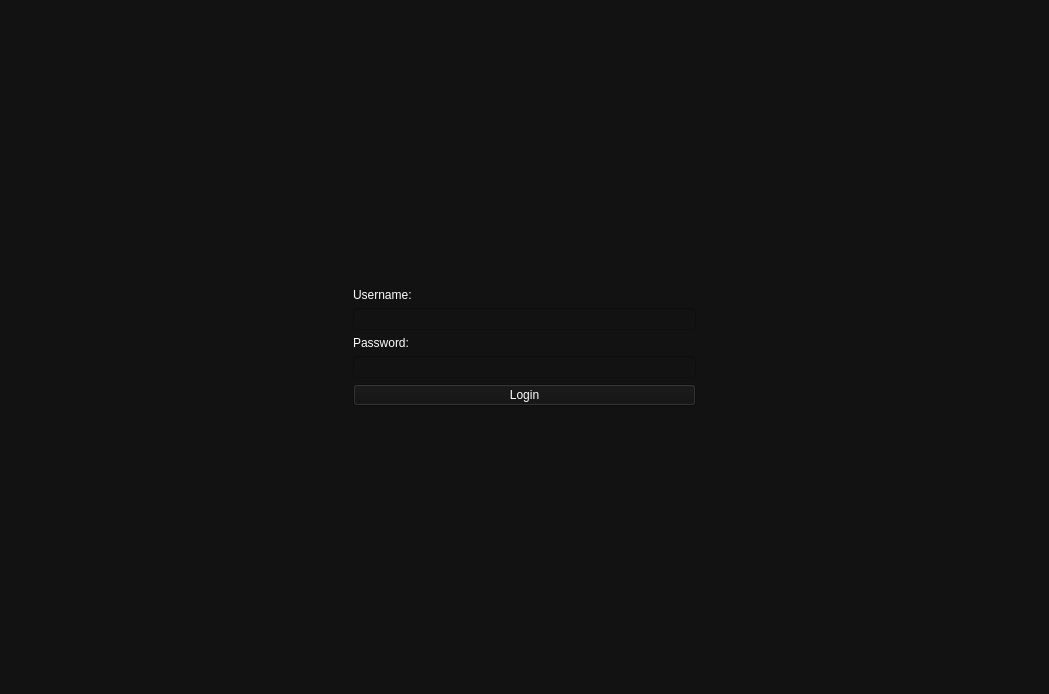
<?xml version="1.0" encoding="UTF-8"?>
<ui version="4.0">
 <class>Login</class>
 <widget class="QWidget" name="Login">
  <property name="geometry">
   <rect>
    <x>0</x>
    <y>0</y>
    <width>1049</width>
    <height>694</height>
   </rect>
  </property>
  <property name="windowTitle">
   <string>Login</string>
  </property>
  <property name="styleSheet">
   <string notr="true">background-color: rgb(18, 18, 18);
color:white</string>
  </property>
  <layout class="QGridLayout" name="gridLayout">
   <item row="0" column="0">
    <layout class="QGridLayout" name="gridLayoutLogin">
     <property name="sizeConstraint">
      <enum>QLayout::SizeConstraint::SetMaximumSize</enum>
     </property>
     <item row="0" column="1">
      <spacer name="verticalSpacerTopLogin">
       <property name="orientation">
        <enum>Qt::Orientation::Vertical</enum>
       </property>
       <property name="sizeHint" stdset="0">
        <size>
         <width>20</width>
         <height>40</height>
        </size>
       </property>
      </spacer>
     </item>
     <item row="1" column="0">
      <spacer name="horizontalSpacerLeftLogin">
       <property name="orientation">
        <enum>Qt::Orientation::Horizontal</enum>
       </property>
       <property name="sizeHint" stdset="0">
        <size>
         <width>40</width>
         <height>20</height>
        </size>
       </property>
      </spacer>
     </item>
     <item row="1" column="2">
      <spacer name="horizontalSpacerRightLogin">
       <property name="orientation">
        <enum>Qt::Orientation::Horizontal</enum>
       </property>
       <property name="sizeHint" stdset="0">
        <size>
         <width>40</width>
         <height>20</height>
        </size>
       </property>
      </spacer>
     </item>
     <item row="2" column="1">
      <spacer name="verticalSpacerBottomLogin">
       <property name="orientation">
        <enum>Qt::Orientation::Vertical</enum>
       </property>
       <property name="sizeHint" stdset="0">
        <size>
         <width>20</width>
         <height>40</height>
        </size>
       </property>
      </spacer>
     </item>
     <item row="1" column="1">
      <layout class="QVBoxLayout" name="verticalLayoutLogin">
       <item>
        <widget class="QLabel" name="labelUsernameLogin">
         <property name="text">
          <string>Username:</string>
         </property>
        </widget>
       </item>
       <item>
        <widget class="QLineEdit" name="lineEditUsernameLogin"/>
       </item>
       <item>
        <widget class="QLabel" name="labelPasswordLogin">
         <property name="text">
          <string>Password:</string>
         </property>
        </widget>
       </item>
       <item>
        <widget class="QLineEdit" name="lineEditPasswordLogin">
         <property name="echoMode">
          <enum>QLineEdit::EchoMode::Password</enum>
         </property>
        </widget>
       </item>
       <item>
        <widget class="QPushButton" name="buttonLogin">
         <property name="styleSheet">
          <string notr="true">QPushButton {
    background-color: #00C853; /* Vert */
    color: white;
    font-weight: bold;
    border-radius: 10px;
    padding: 8px;
}
QPushButton:hover {
    background-color: #009624; / survol */
}</string>
         </property>
         <property name="text">
          <string>Login</string>
         </property>
        </widget>
       </item>
      </layout>
     </item>
    </layout>
   </item>
  </layout>
 </widget>
 <resources/>
 <connections/>
</ui>
